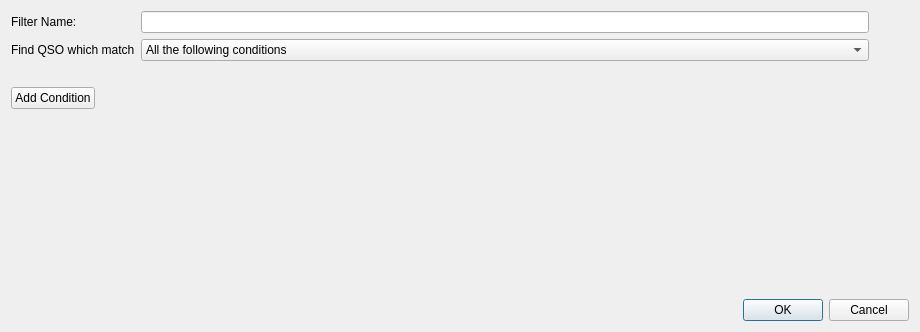
<?xml version="1.0" encoding="UTF-8"?>
<ui version="4.0">
 <class>QSOFilterDetail</class>
 <widget class="QDialog" name="QSOFilterDetail">
  <property name="geometry">
   <rect>
    <x>0</x>
    <y>0</y>
    <width>920</width>
    <height>332</height>
   </rect>
  </property>
  <property name="windowTitle">
   <string>QSO Filter Detail</string>
  </property>
  <layout class="QVBoxLayout" name="verticalLayout">
   <item>
    <layout class="QHBoxLayout" name="horizontalLayout_2">
     <item>
      <layout class="QFormLayout" name="titleLayout">
       <item row="0" column="0">
        <widget class="QLabel" name="filterNameLabel">
         <property name="text">
          <string>Filter Name:</string>
         </property>
        </widget>
       </item>
       <item row="1" column="0">
        <widget class="QLabel" name="matchingLabel">
         <property name="text">
          <string>Find QSO which match</string>
         </property>
        </widget>
       </item>
       <item row="0" column="1">
        <widget class="QLineEdit" name="filterLineEdit">
         <property name="text">
          <string/>
         </property>
        </widget>
       </item>
       <item row="1" column="1">
        <widget class="QComboBox" name="matchingCombo">
         <property name="sizePolicy">
          <sizepolicy hsizetype="Preferred" vsizetype="Fixed">
           <horstretch>0</horstretch>
           <verstretch>0</verstretch>
          </sizepolicy>
         </property>
         <item>
          <property name="text">
           <string>All the following conditions</string>
          </property>
         </item>
         <item>
          <property name="text">
           <string>Any of the following conditions</string>
          </property>
         </item>
        </widget>
       </item>
      </layout>
     </item>
     <item>
      <spacer name="horizontalSpacer_2">
       <property name="orientation">
        <enum>Qt::Horizontal</enum>
       </property>
       <property name="sizeType">
        <enum>QSizePolicy::Preferred</enum>
       </property>
       <property name="sizeHint" stdset="0">
        <size>
         <width>40</width>
         <height>20</height>
        </size>
       </property>
      </spacer>
     </item>
    </layout>
   </item>
   <item>
    <spacer name="verticalSpacer_2">
     <property name="orientation">
      <enum>Qt::Vertical</enum>
     </property>
     <property name="sizeType">
      <enum>QSizePolicy::Preferred</enum>
     </property>
     <property name="sizeHint" stdset="0">
      <size>
       <width>10</width>
       <height>20</height>
      </size>
     </property>
    </spacer>
   </item>
   <item>
    <layout class="QVBoxLayout" name="conditionsLayout"/>
   </item>
   <item>
    <layout class="QHBoxLayout" name="horizontalLayout">
     <item>
      <widget class="QPushButton" name="addConditionButton">
       <property name="sizePolicy">
        <sizepolicy hsizetype="Preferred" vsizetype="Fixed">
         <horstretch>0</horstretch>
         <verstretch>0</verstretch>
        </sizepolicy>
       </property>
       <property name="text">
        <string>Add Condition</string>
       </property>
      </widget>
     </item>
     <item>
      <spacer name="horizontalSpacer">
       <property name="orientation">
        <enum>Qt::Horizontal</enum>
       </property>
       <property name="sizeHint" stdset="0">
        <size>
         <width>40</width>
         <height>20</height>
        </size>
       </property>
      </spacer>
     </item>
    </layout>
   </item>
   <item>
    <spacer name="verticalSpacer">
     <property name="orientation">
      <enum>Qt::Vertical</enum>
     </property>
     <property name="sizeHint" stdset="0">
      <size>
       <width>20</width>
       <height>40</height>
      </size>
     </property>
    </spacer>
   </item>
   <item>
    <widget class="QDialogButtonBox" name="buttonBox">
     <property name="orientation">
      <enum>Qt::Horizontal</enum>
     </property>
     <property name="standardButtons">
      <set>QDialogButtonBox::Cancel|QDialogButtonBox::Ok</set>
     </property>
    </widget>
   </item>
  </layout>
 </widget>
 <resources/>
 <connections>
  <connection>
   <sender>buttonBox</sender>
   <signal>accepted()</signal>
   <receiver>QSOFilterDetail</receiver>
   <slot>save()</slot>
   <hints>
    <hint type="sourcelabel">
     <x>248</x>
     <y>254</y>
    </hint>
    <hint type="destinationlabel">
     <x>157</x>
     <y>274</y>
    </hint>
   </hints>
  </connection>
  <connection>
   <sender>buttonBox</sender>
   <signal>rejected()</signal>
   <receiver>QSOFilterDetail</receiver>
   <slot>reject()</slot>
   <hints>
    <hint type="sourcelabel">
     <x>316</x>
     <y>260</y>
    </hint>
    <hint type="destinationlabel">
     <x>286</x>
     <y>274</y>
    </hint>
   </hints>
  </connection>
  <connection>
   <sender>addConditionButton</sender>
   <signal>clicked()</signal>
   <receiver>QSOFilterDetail</receiver>
   <slot>addCondition()</slot>
   <hints>
    <hint type="sourcelabel">
     <x>80</x>
     <y>148</y>
    </hint>
    <hint type="destinationlabel">
     <x>340</x>
     <y>174</y>
    </hint>
   </hints>
  </connection>
  <connection>
   <sender>filterLineEdit</sender>
   <signal>textChanged(QString)</signal>
   <receiver>QSOFilterDetail</receiver>
   <slot>filterNameChanged(QString)</slot>
   <hints>
    <hint type="sourcelabel">
     <x>542</x>
     <y>29</y>
    </hint>
    <hint type="destinationlabel">
     <x>459</x>
     <y>165</y>
    </hint>
   </hints>
  </connection>
 </connections>
 <slots>
  <slot>addCondition()</slot>
  <slot>save()</slot>
  <slot>filterNameChanged(QString)</slot>
 </slots>
</ui>
